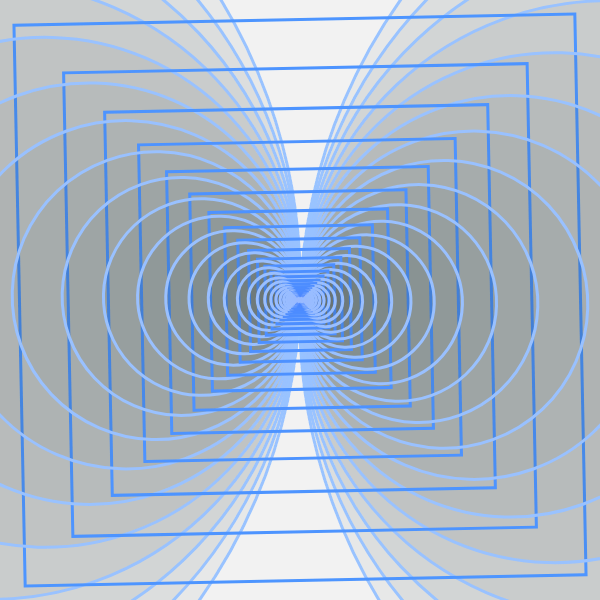
Frame 1 (no input)
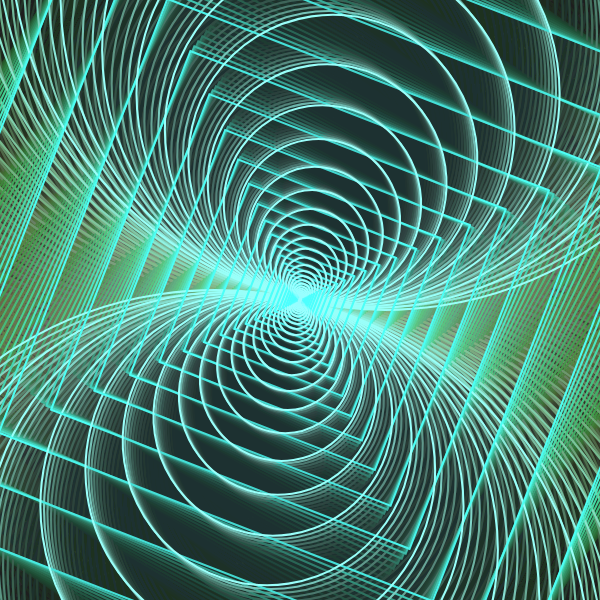
Frame 60 (no input)
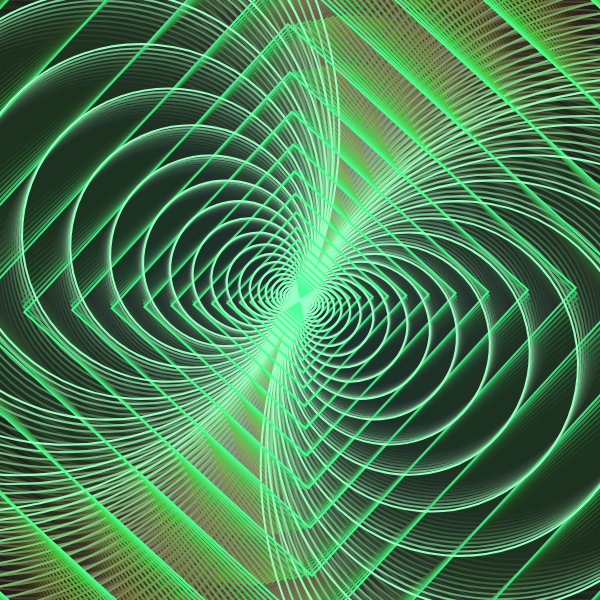
Frame 120 (the mouse pressed at the canvas centre since frame 60)

The p5.js sketch that drew these frames (run headless with seeded random() and noise() and a simulated clock; from frame 60 on, the mouse is pressed at the canvas centre):

// p5.js sketch
// ── sketch.js
let count = 0;

function setup() {
 // put setup code here
    colorMode(HSB);
    createCanvas(600, 600);
    rectMode(CENTER);
    noFill();
}

function draw() {
  // put drawing code here
    background(350, 0, 0, 0.05);

    push();

    translate(width / 2, height / 2);
    scale(map(noise(frameCount * 0.01), 0, 1, 1, 4));
    rotate(frameCount * 0.03);
    drawShapes(0, 0, 400);

    pop();
}

function drawShapes(x, y, diameter) {

    count++;
    //console.log(count);

    let hue = (map(count, 0, 1000, 215, 300)) % 360;

    

    if (count % 2 === 0) {
        stroke(hue, 40, 100);
        //ellipse(x, y, diameter);
        fill(hue, 40, 20, 0.05);
        ellipse(x + diameter / 2, y, diameter);
        ellipse(x - diameter / 2, y, diameter);

    }
    else {
        stroke(hue, 70, 100);

        push();

        translate(x, y);
        rotate(-frameCount * 0.05);
        fill(hue, 40, 100, 0.005);
        rect(0, 0, diameter);

        pop();
    }

    if (diameter > 1) {
        drawShapes(x, y, diameter / 1.1);
    }
}
